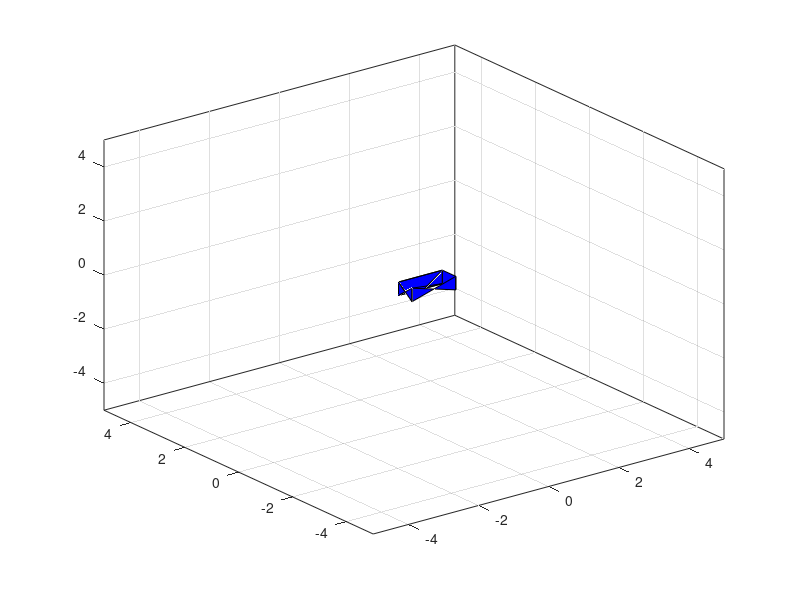

Source code (MATLAB):

interval = 0.001;               %Interval (seconds)
view(135,45)                    %Starting view
AL = 5;                         %Define graph axis limits

la = 230.45e-3;

xColor = [ 0 0 0.6];
yColor = [ 0 0.6 0];
zColor = [ 0.6 0 0];            %Axis/Faces Colors
CubeColor = [0.2 0.2 0.2];      %Cube Color

s=5;                            %Scatter size
SI=5;                           %Scatter interval
scatterColorx = xColor;         %Scatter color x axis
scatterColory = yColor;         %Scatter color y axis
scatterColorz = zColor;         %Scatter color z axis

FAL = 5;                        %Fixed axis lenght
CAL = 2;                        %Cube  axis lenght

Xxaxis=[0;CAL];                 
Yxaxis=[0;0];
Zxaxis=[0;0];

Xyaxis=[0;0];
Yyaxis=[0;CAL];                
Zyaxis=[0;0];    

Xzaxis=[0;0];
Yzaxis=[0;0];
Zzaxis=[0;CAL];                 

width  =  1;                    %Cube size
length = 1;
height = 1;
L1=1
P1=[-0.25  0.25  0.25];
P2=[-0.25  0.25 -0.25];
P3=[-0.25 -0.25  0.25];
P4=[-0.25 -0.25 -0.25];

P5=[L1 -0.25  0.25];
P6=[L1 -0.25 -0.25];
P7=[L1  0.25 -0.25];
P8=[L1  0.25  0.25];

X = [P1(1) P4(1) P1(1) P8(1)  P7(1) P6(1);
     P2(1) P5(1) P2(1) P5(1)  P2(1) P5(1);
     P3(1) P8(1) P7(1) P6(1)  P3(1) P4(1);
     P4(1) P1(1) P8(1) P7(1)  P6(1) P3(1)];

Y = [P1(2) P4(2) P1(2) P8(2)  P7(2) P6(2);
     P2(2) P5(2) P2(2) P5(2)  P2(2) P5(2);
     P3(2) P8(2) P7(2) P6(2)  P3(2) P4(2);
     P4(2) P1(2) P8(2) P7(2)  P6(2) P3(2)];

Z =[P1(3) P4(3) P1(3) P8(3)  P7(3) P6(3);
     P2(3) P5(3) P2(3) P5(3)  P2(3) P5(3);
     P3(3) P8(3) P7(3) P6(3)  P3(3) P4(3);
     P4(3) P1(3) P8(3) P7(3)  P6(3) P3(3)];

C = [10 ; 2 ; 4 ; 10 ; 6 ;10];

X = X*length;
Y = Y*width;
Z = Z*height;

map = [zColor;yColor;xColor;CubeColor];
colormap(map);

hold on
cubo  = fill3(X,Y,Z,'b');
axis([-AL AL -AL AL -AL AL]);
grid on
box on